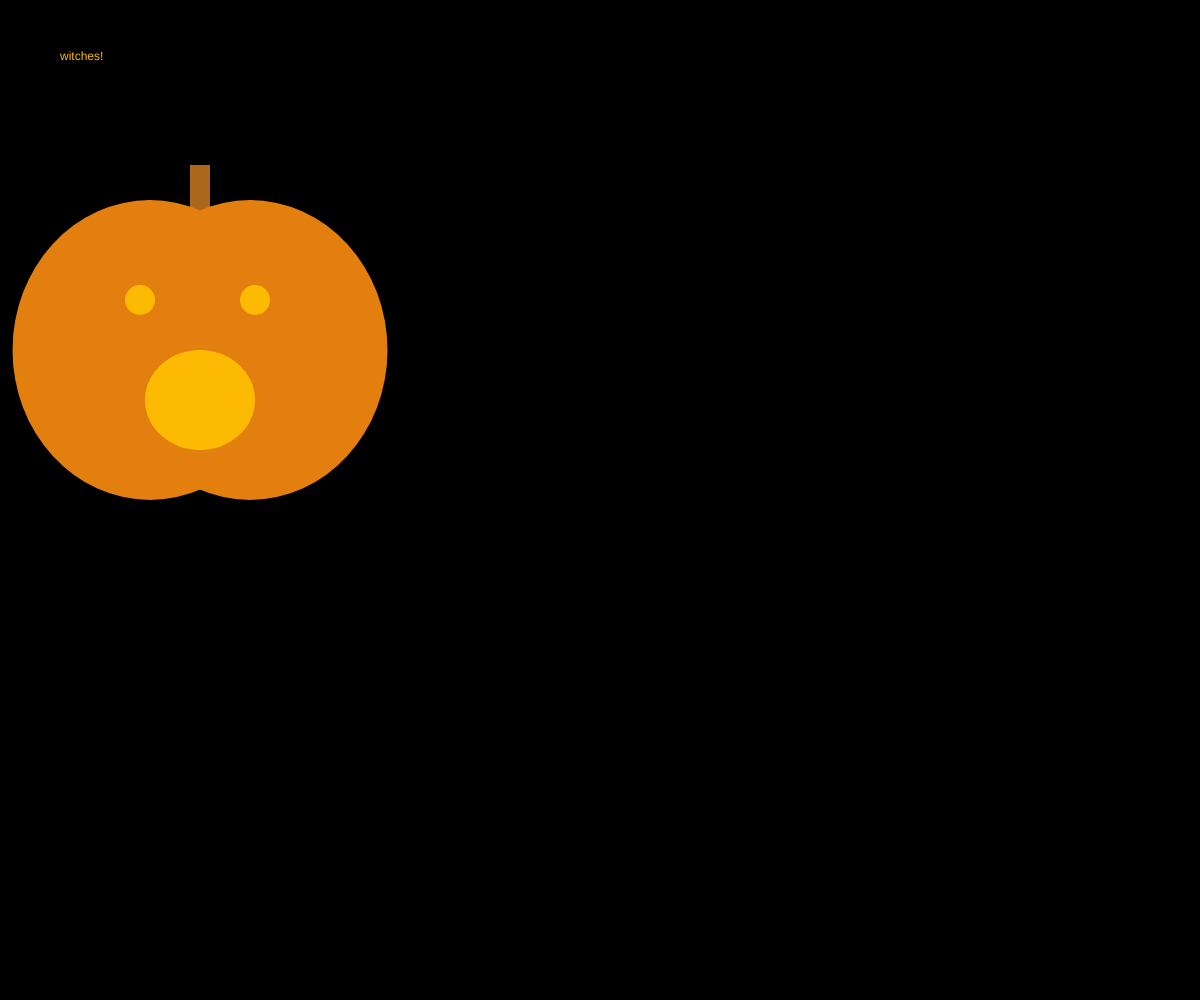
Frame 1 (no input)
Frame 60 (no input): identical to frame 1, image omitted
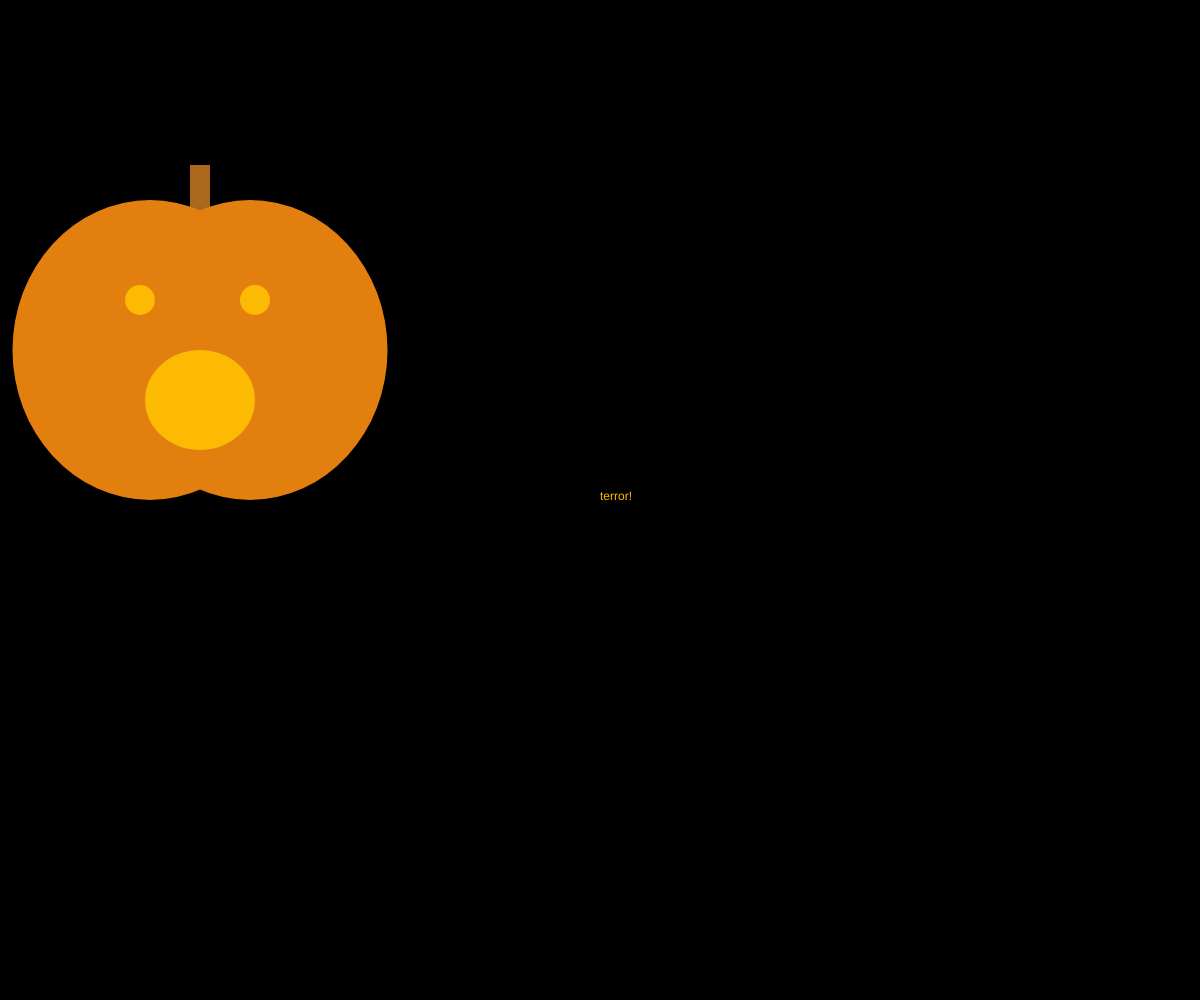
Frame 120 (the mouse pressed at the canvas centre since frame 60)

The p5.js sketch that drew these frames (run headless with seeded random() and noise() and a simulated clock; from frame 60 on, the mouse is pressed at the canvas centre):

// p5.js sketch
// ── sketch.js
//Goal: make a pumpkin with words changing and staying on canvas per click
let halloweenWords = []
let words;
let word;


function setup() {
   words =  ["boo!","ghosts!","ghouls!","spooky!","terror!", "witches!","evil!","happy halloween!"]
  word = random(words)
  createCanvas(windowWidth, windowHeight);
  halloweenWords.push({text:word,x:60,y:60});
}

function draw() {
  noStroke()
  background(0);
  drawPumpkin();
  //text(halloweenWords[i], mouseX,mouseY)
  
for(let i = 0;i<halloweenWords.length;i++){
  
text(halloweenWords[i].text,halloweenWords[i].x,halloweenWords[i].y)
}

if (mouseIsPressed===true) {
halloweenWords[halloweenWords.length-1].text = random(words)
 halloweenWords[halloweenWords.length-1].x = mouseX;
 halloweenWords[halloweenWords.length-1].y = mouseY;}

}
//   i = i + 1;
  
//   if (i == halloweenWords.length) {
//     i = 0
//   }
// }

function mouseReleased () {
halloweenWords.push({text:word,x:mouseX,y:mouseY})
}

function drawPumpkin() {
  fill(171, 104, 29)
  rect(190,165,20,50)
  fill(227, 127, 14)
  ellipse(150,350,275,300) //body1
  ellipse(250,350,275,300) //body2
  fill(252, 186, 3)
  ellipse(140,300,30,30) //eye1
  ellipse(255,300,30,30) //eye2
  ellipse(200,400,110,100) //mouth
}
//10/14(60min):sketchbook/w8-2/In this sketch, my goal was to turn the text into an object that can be drawn on the canvas and remain there while randomly chaning the word per click. I was successful in achieving turning strings into objects and randoming the words per click. 
